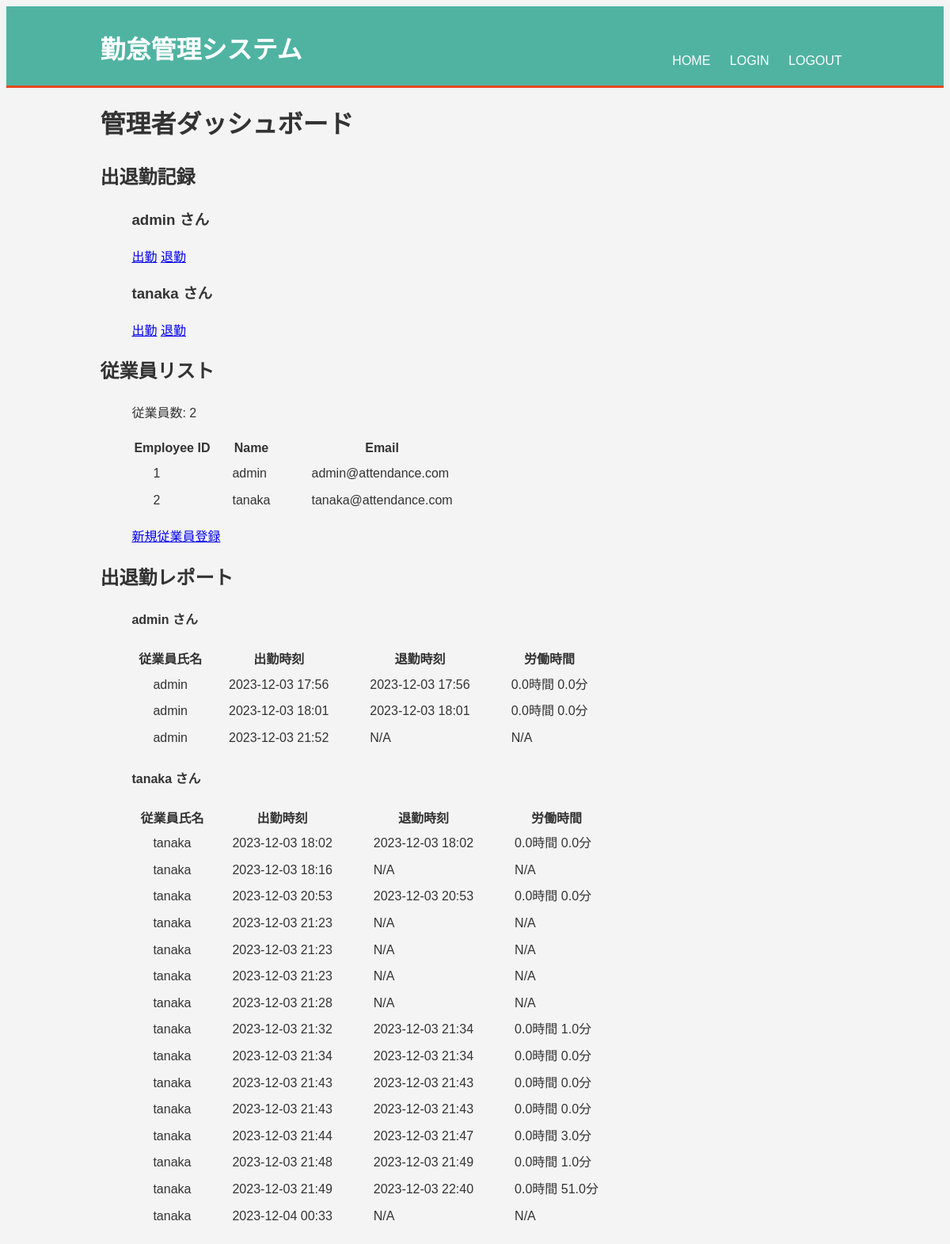
Before: /admin (signed in) with the older database file.
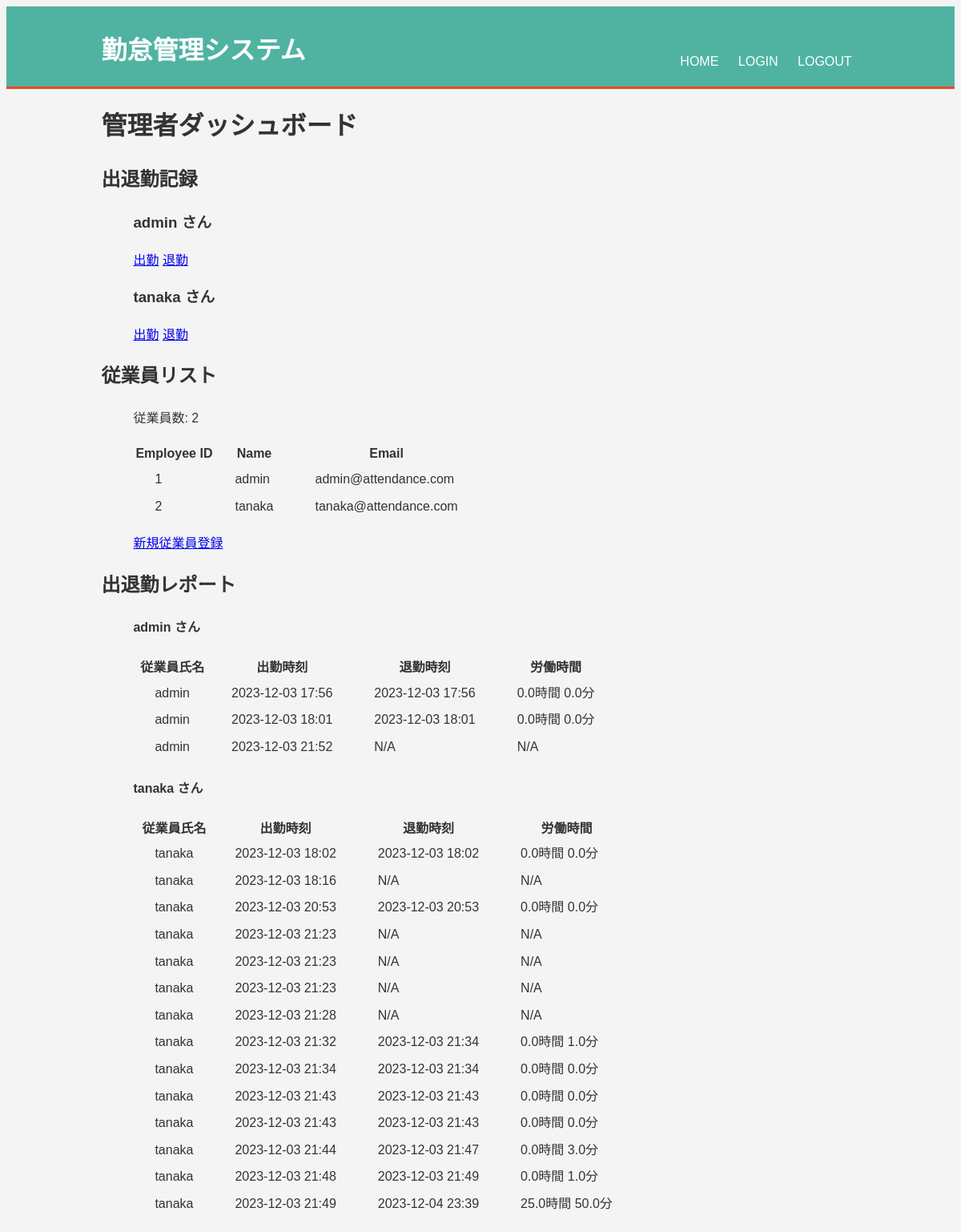
After: the same page with the newer database file.
### app/models.py (models this page shows)
class Employee(db.Model, UserMixin):
    __tablename__ = 'employee'
    id = db.Column(db.Integer, primary_key=True)
    is_admin = db.Column(db.Boolean, default=False)
    name = db.Column(db.String(100), nullable=False)
    email = db.Column(db.String(120), unique=True, nullable=False)
    password_hash = db.Column(db.String(128))

class AttendanceRecord(db.Model):
    id = db.Column(db.Integer, primary_key=True)
    employee_id = db.Column(db.Integer, db.ForeignKey('employee.id'))
    employee = db.relationship('Employee', backref='attendance_records')
    check_in_time = db.Column(db.DateTime, default=datetime.utcnow)
    check_out_time = db.Column(db.DateTime)

### app/routes.py (the view)
@app.route('/admin')
def admin():
    if not current_user.is_authenticated:
        return redirect(url_for('login'))
    if not current_user.is_admin:
        abort(403)
    employees = Employee.query.all()
    records = AttendanceRecord.query.all()
    return render_template('admin_dashboard.html', employees=employees, records=records)

### app/__init__.py (called while the page is built)
@login_manager.user_loader
def load_user(user_id):
    return Employee.query.get(int(user_id))

### app/templates/admin_dashboard.html (shortened to what this page needs)
{% extends "layout.html" %}
{% block content %}
    <h1>管理者ダッシュボード</h1>
    <h2>出退勤記録</h2>
    <ul>
    {% for employee in employees %}
        <h3>{{ employee.name }} さん</h3>
        <a href="{{ url_for('check_in', employee_id=employee.id) }}"> 出勤</a>
        <a href="{{ url_for('check_out', employee_id=employee.id) }}"> 退勤</a>
    {% endfor %}
    </ul>
    <h2>従業員リスト</h2>
    <ul>
    <p>従業員数: {{ employees|length }}</p>
    <table class="table">
        <thead>
            <tr>
                <th>Employee ID</th>
                <th>Name</th>
                <th>Email</th>
            </tr>
        </thead>
        <tbody>
            {% for employee in employees %}
                <tr>
                    <td>{{ employee.id }}</td>
                    <td>{{ employee.name }}</td>
                    <td>{{ employee.email }}</td>
                </tr>
            {% endfor %}
        </tbody>
    </table>
    <p><a href="{{ url_for('register') }}">新規従業員登録</a></p>
    </ul>
    <h2>出退勤レポート</h2>
    <ul>
    {% for employee in employees %}
        <h4>{{ employee.name }} さん</h4>
        <table class="table">
            <thead>
                <tr>
                    <th>従業員氏名</th>
                    <th>出勤時刻</th>
                    <th>退勤時刻</th>
                    <th>労働時間</th>
                </tr>
            </thead>
            <tbody>
                {% for record in records %}
                    {% if record.employee.id == employee.id %}
                        <tr>
                            <td>{{ record.employee.name }}</td>
                            <td>{{ record.check_in_time.strftime('%Y-%m-%d %H:%M') }}</td>
                            <td>{{ record.check_out_time.strftime('%Y-%m-%d %H:%M') if record.check_out_time else 'N/A' }}</td>
                            <td>
                                {% if record.check_out_time %}
                                    {{ ((record.check_out_time - record.check_in_time).total_seconds() // 3600) }}時間
                                    {{ ((record.check_out_time - record.check_in_time).total_seconds() % 3600) // 60 }}分
                                {% else %}
                                    N/A
                                {% endif %}
                            </td>
                        </tr>
                    {% endif %}
                {% endfor %}
            </tbody>
        </table>
    {% endfor %}
    </ul>
{% endblock %}

### app/templates/layout.html (shortened to what this page needs)
<!DOCTYPE html>
<html>
<head>
    <link rel="stylesheet" type="text/css" href="{{ url_for('static', filename='css/main.css') }}">
</head>
<body>
    <header>
        <div class="container">
            <div id="branding">
                <h1><span class="highlight">勤怠管理システム</h1>
            </div>
            <nav>
                <ul>
                    <li><a href="{{ url_for('home') }}">Home</a></li>
                    <li><a href="{{ url_for('login') }}">Login</a></li>
                    <li><a href="{{ url_for('logout') }}">Logout</a></li>
                </ul>
            </nav>
        </div>
    </header>
    <div class="container">
        {% block content %}
        {% endblock %}
    </div>
</body>
</html>

### app/static/css/main.css (style rules this page uses)
body { font-family: Arial, sans-serif; background-color: #f4f4f4; color: #333; line-height: 1.6; }
.container { width: 80%; margin: auto; overflow: hidden; }
header { background: #50b3a2; color: #fff; padding-top: 30px; min-height: 70px; border-bottom: #e8491d 3px solid; }
header a { color: #fff; text-decoration: none; text-transform: uppercase; font-size: 16px; }
header ul { padding: 0; list-style: none; }
header li { display: inline; margin: 0 10px; }
header #branding { float: left; }
header #branding h1 { margin: 0; }
header nav { float: right; margin-top: 10px; }
header .highlight, header .current a { color: #ffffff; font-weight: bold; }

### app/templates/admin_dashboard.html (style rules this page uses)
td { padding: 3px 25px; }

Changed rows visible on the page:
removed AttendanceRecord: employee.name "tanaka", check_in_time "2023-12-04 00:33", check_out_time "N/A", shown under Employee "tanaka"
changed AttendanceRecord (number 17 of 17 on the later page): check_out_time "2023-12-03 22:40" → "2023-12-04 23:39"; check_out_time+check_in_time "0.0" → "25.0"; check_out_time+check_in_time "51.0" → "50.0"
